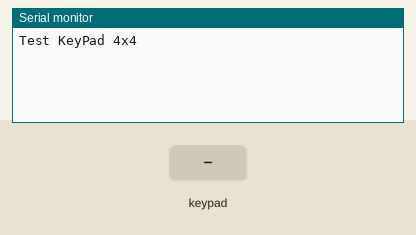
This sketch was run on a simulated Arduino Mega 2560, built with avr-gcc and run on an emulated ATmega2560. Shown: the last lines printed to the serial monitor. Inputs (shaded band) come from the test bench.

Above: at 1.2 s.
1.3 s: key '1' pressed
At 2.5 s:
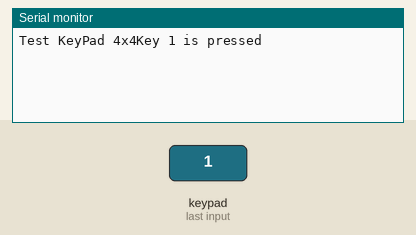
2.8 s: keypad keys 4 7 4 9 5 1 5 3 pressed 0.4 s apart
At 3.07 s:
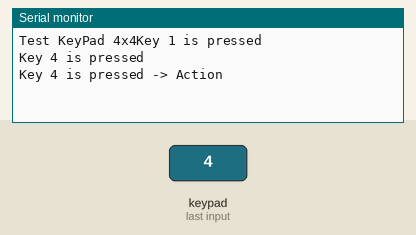
7.5 s: key 'A' pressed
At 8.5 s:
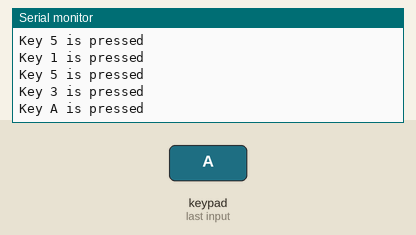
9.0 s: keypad keys 4 7 4 9 5 1 5 3 # pressed 0.4 s apart
At 13.6 s:
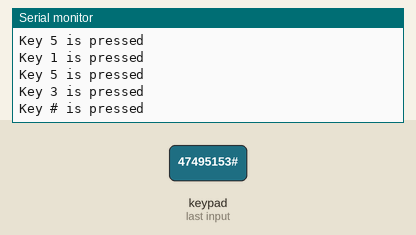
14.1 s: key 'B' pressed
At 14.8 s:
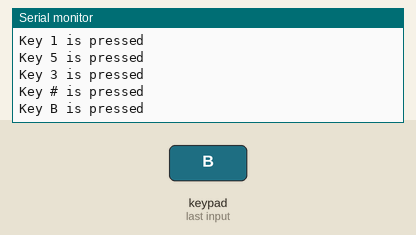
15.6 s: keypad keys 4 7 4 9 5 1 5 3 * pressed 0.4 s apart
At 19.9 s:
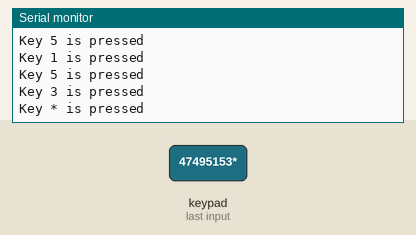
Timing chart, 0 to 21.4 s (numbered marks = the images above; inputs shaded):
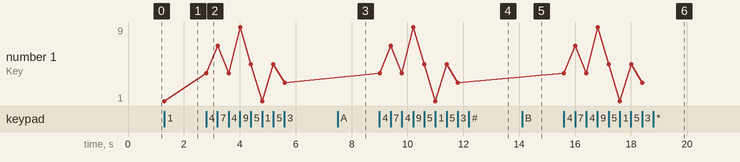

Measured:
- after the input at 1.3 s, the serial monitor: prints a new line at once (image 1)
- after the input at 2.8 s, the serial monitor: prints a new line at once (image 2)
- after the input at 7.5 s, the serial monitor: prints a new line at once (image 3)
- after the input at 9.0 s, the serial monitor: prints a new line at once (image 4)
- after the input at 14.1 s, the serial monitor: prints a new line at once (image 5)
- after the input at 15.6 s, the serial monitor: prints a new line at once (image 6)
- plotted number 1: 1 → 3 after the input at 2.8 s

The sketch:

Keypad_4x4.ino
```cpp
#include <Keypad.h>

const byte ROWS = 4; //four rows
const byte COLS = 4; //three columns
char keys[ROWS][COLS] = {
  {'1','2','3','A'},
  {'4','5','6','B'},
  {'7','8','9','C'},
  {'*','0','#','D'}
};

/*
 * 5 4 3 2
 * 9 8 7 6
 */

// connect the pins from right to left to pin 2, 3, 4, 5,6,7,8,9
byte rowPins[ROWS] = {47,49,51,53}; //connect to the row pinouts of the keypad
byte colPins[COLS] = {39,41,43,45}; //connect to the column pinouts of the keypad

Keypad keypad = Keypad( makeKeymap(keys), rowPins, colPins, ROWS, COLS );

void setup(){
  Serial.begin(9600);
 Serial.print("Test KeyPad 4x4");
}

void loop(){

  char key = keypad.getKey();
    // just print the pressed key
   if (key){
    Serial.print("Key ");
    Serial.print(key);
    Serial.println(" is pressed");
  }

  // this checks if 4 is pressed, then do something. Here  we print the text but you can control something.
  if (key =='4'){
    // do something here is 4 is pressed
    Serial.println("Key 4 is pressed -> Action");
  }
}
```
